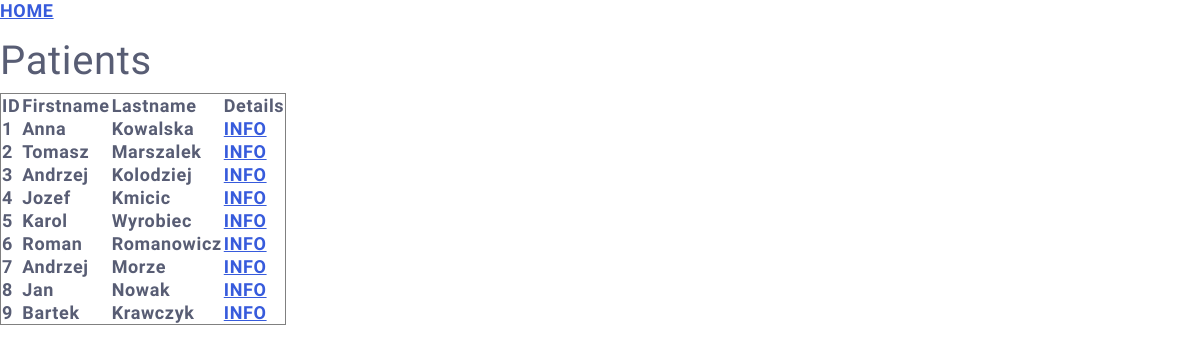
The page /patients/ on the database as committed earlier.
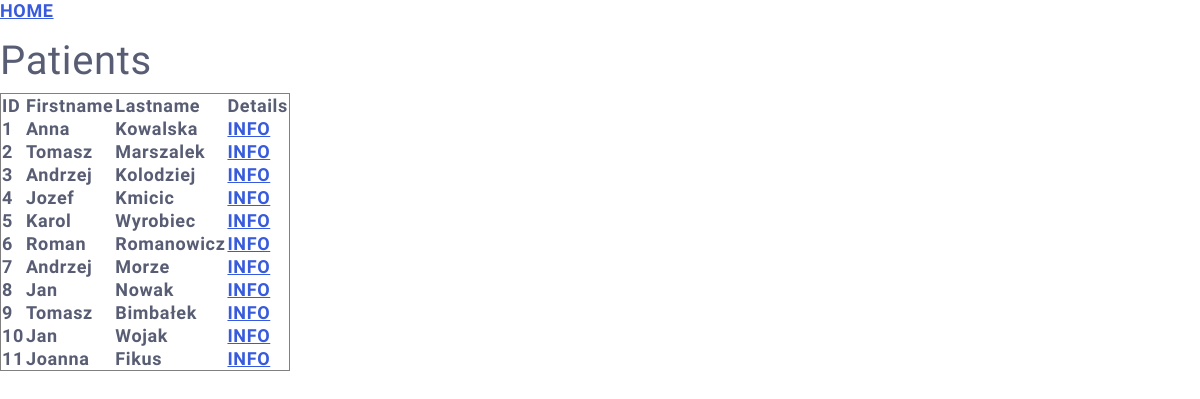
The same page on the database as committed later.
### patients/models.py (models this page shows, shortened)
class Patient(models.Model):
    SEX = {
        "M": "Male",
        "F": "Female",
    }
    firstname = models.CharField(max_length=255)
    lastname = models.CharField(max_length=255)
    birthdate = models.DateField(null=True)
    sex = models.CharField(max_length=8, choices=SEX, null=True)
    login = models.CharField(max_length=255, null=True)
    password = models.CharField(max_length=255, null=True)
    image = models.ImageField(null=True, upload_to='images/')

### patients/views.py (the view)
# urls.py: path('', include('patients.urls'))
def patients(request):
    allpatients = models.Patient.objects.all().values()
    template = loader.get_template('all_patients.html')
    context = {
        'patients': allpatients,
    }
    return HttpResponse(template.render(context, request))

### patients/templates/all_patients.html (shortened to what this page needs)
{% extends "master.html" %}
{% block content %}
  <p><a href="/">HOME</a></p>
  <h1>Patients</h1>
  <table border='1'>
  <tr>
    <th>ID</th>
    <th>Firstname</th>
    <th>Lastname</th>
      <th>Details</th>
  </tr>
  {% for x in patients %}
    {% if x.id != 0 %}
    <tr>
      <td>{{ x.id }}</td>
        <td>{{ x.firstname }}</td>
      <td>{{ x.lastname }}</td>
    <td><a href="details/{{ x.id }}">INFO</a> </td>
    </tr>
    {% endif %}
  {% endfor %}
</table>
{% endblock %}

### patients/templates/master.html (shortened to what this page needs)
<!DOCTYPE html>
<html lang="en">
<head>
    <link href="https://cdn.jsdelivr.net/npm/bootstrap@5.1.3/dist/css/bootstrap.min.css" rel="stylesheet">
    <link rel="stylesheet" href="https://cdn.jsdelivr.net/npm/bootstrap-icons@1.10.4/font/bootstrap-icons.css">
</head>
<body>
    {% block content %}{% endblock %}
</body>
</html>

Rows that differ between the two databases and show on the page:
changed Patient id 9: firstname "Bartek" → "Tomasz"; lastname "Krawczyk" → "Bimbałek"
added Patient: id "10", firstname "Jan", lastname "Wojak"
added Patient: id "11", firstname "Joanna", lastname "Fikus"
